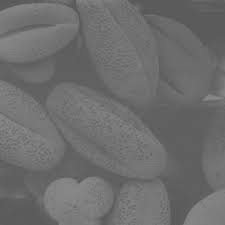
#> input picture Basic/images.jpg, 225 x 225 px
$ python CV_HW4.py
#> lines starting #> are read from the running program, lines starting #| are printed output that depends on the picture
#> further down, initial_image_data is the input picture: shape (225, 225); min 84, max 140, mean 109.1
import numpy as np
from matplotlib import pyplot
import cv2 as cv


def enhance_image(data):
    minimum = np.min(data)
#> minimum = 84
    maximum = np.max(data)
#> maximum = 140
    result = (data - minimum) / (maximum - minimum)
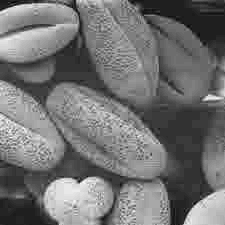
#> result: shape (225, 225) float64; min 0, max 1, mean 0.448
    result = result * 255
    return result.astype(int)


def draw_histogram(data):
    frequency = np.zeros(256)
    for i in range(0, len(data)):
        for j in range(0, len(data)):
            frequency[data[i][j]] += 1
#> after the loop, frequency = 256 values, max 2998 at index 95, min 0 at index 0, mean 197.8
    pyplot.plot(frequency)
    pyplot.show()
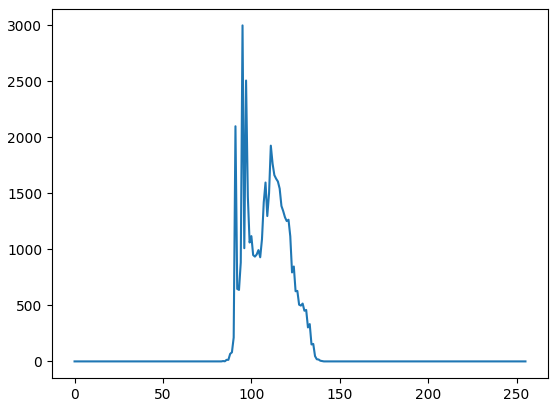
#> figure drawn by matplotlib, 1 panel; curve peaks at x = 95, y = 2998
    return frequency


initial_image_data = cv.imread('images.jpg', 0)
result_image_data = enhance_image(initial_image_data)
draw_histogram(initial_image_data)
draw_histogram(result_image_data)
#> after the loop in draw_histogram (call 2), `for i in range(0, len(data)):`: frequency = 256 values, max 2998 at index 50, min 0 at index 1, mean 197.8
#> in draw_histogram (call 2), `pyplot.show()`:
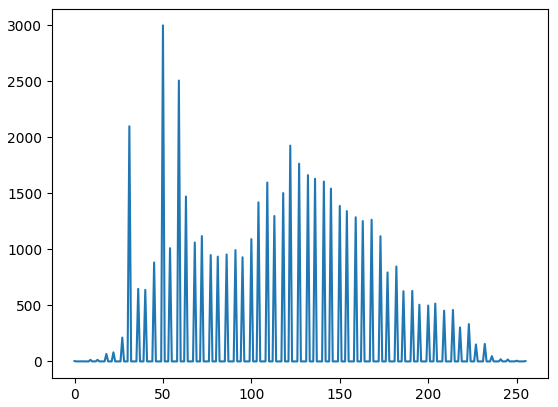
#> figure drawn by matplotlib, 1 panel; curve peaks at x = 50, y = 2998
cv.imwrite('result.temp.jpg', result_image_data)
cv.destroyAllWindows()
